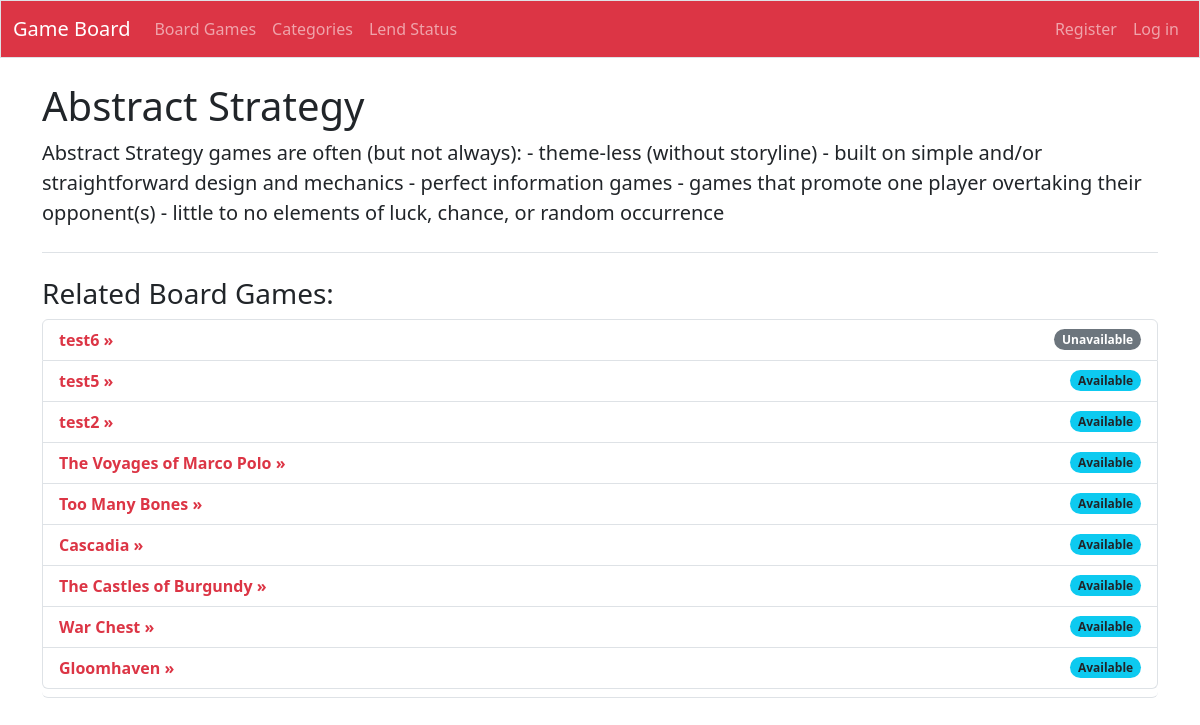
Screenshot of /categories/2/ with the database file from the repository.
### game_board/models.py (models this page shows, shortened)
class Category(models.Model):
    name = models.CharField(max_length=100)
    description = models.TextField(max_length=1000)
    date_added = models.DateTimeField(auto_now_add=True)
    class Meta:
        ordering = ["name"]

class BoardGame(models.Model):
    class Complexity_Rating(models.IntegerChoices):
        One = 1
        Two = 2
        Three = 3
        Four = 4
        Five = 5
    owner = models.ForeignKey(Profile, on_delete=models.CASCADE)
    date_added = models.DateTimeField(auto_now_add=True)
    last_edit_date = models.DateTimeField(auto_now=True)
    category = models.ManyToManyField(Category)
    name = models.CharField(max_length=200)
    subtitle = models.CharField(max_length=200, blank=True, null=True)
    publish_year = models.PositiveSmallIntegerField(blank=True, null=True)
    description = models.TextField(max_length=2000, blank=True, null=True)
    min_players = models.PositiveSmallIntegerField()
    max_players = models.PositiveSmallIntegerField(blank=True, null=True)
    min_time_period = models.PositiveSmallIntegerField()
    max_time_period = models.PositiveSmallIntegerField(blank=True, null=True)
    age_limit = models.PositiveSmallIntegerField(default=3)
    complexity_rating = models.PositiveSmallIntegerField(
        choices=Complexity_Rating.choices, default=Complexity_Rating.One
    )
    available_status = models.BooleanField(default=True)

### game_board/views.py (the view)
# urls.py: path("categories/<int:category_id>/", views.category, name="category"),
def category(request, category_id):
    category = Category.objects.get(id=category_id)
    boardgames = category.boardgame_set.order_by("-date_added")
    context = {"category": category, "boardgames": boardgames}
    return render(request, "game_board/category.html", context)

### game_board/templates/game_board/category.html (shortened to what this page needs)
{% extends 'game_board/base.html' %}
{% block page_header %}
<h1>{{ category.name }}</h1>
<p class="lead">{{ category.description }}</p>
{% endblock page_header %}
{% block content %}
<div class="mt-4 mb-4">
<h3>Related Board Games:</h3>
<ul class="list-group border-bottom pb-2 mb-4">
    {% for boardgame in boardgames %}
        <li class="list-group-item d-flex justify-content-between align-items-center">
            <a style="text-decoration:none" class="link-danger" href="{% url 'game_board:boardgame' boardgame.id %}">
                <strong>{{ boardgame.name }} &raquo;</strong>
            </a>
            {% if boardgame.available_status is True %}
            <span class="badge rounded-pill bg-info text-dark">Available</span>
            {% else %}
            <span class="badge rounded-pill text-bg-secondary">Unavailable</span>
            {% endif %}
        </li>
    {% empty %}
        <li class="list-group-item border-0">There are no related board game to this category yet.</li>
    {% endfor %}
</ul>
{% endblock content %}

### rows the page displays
Category: name "Abstract Strategy", description "Abstract Strategy games are often (but not always): - theme-less (without storyline) - built on simple and/or straightforward design and mechanics - perfect information games - games that promote one player overtaking their opponent(s) - little to no elements of luck, chance, or random occurrence"
BoardGame: name "test6", available_status "Unavailable"
BoardGame: name "test5", available_status "Available"
BoardGame: name "test2", available_status "Available"
BoardGame: name "The Voyages of Marco Polo", available_status "Available"
BoardGame: name "Too Many Bones", available_status "Available"
BoardGame: name "Cascadia", available_status "Available"
BoardGame: name "The Castles of Burgundy", available_status "Available"
BoardGame: name "War Chest", available_status "Available"
BoardGame: name "Gloomhaven", available_status "Available"
